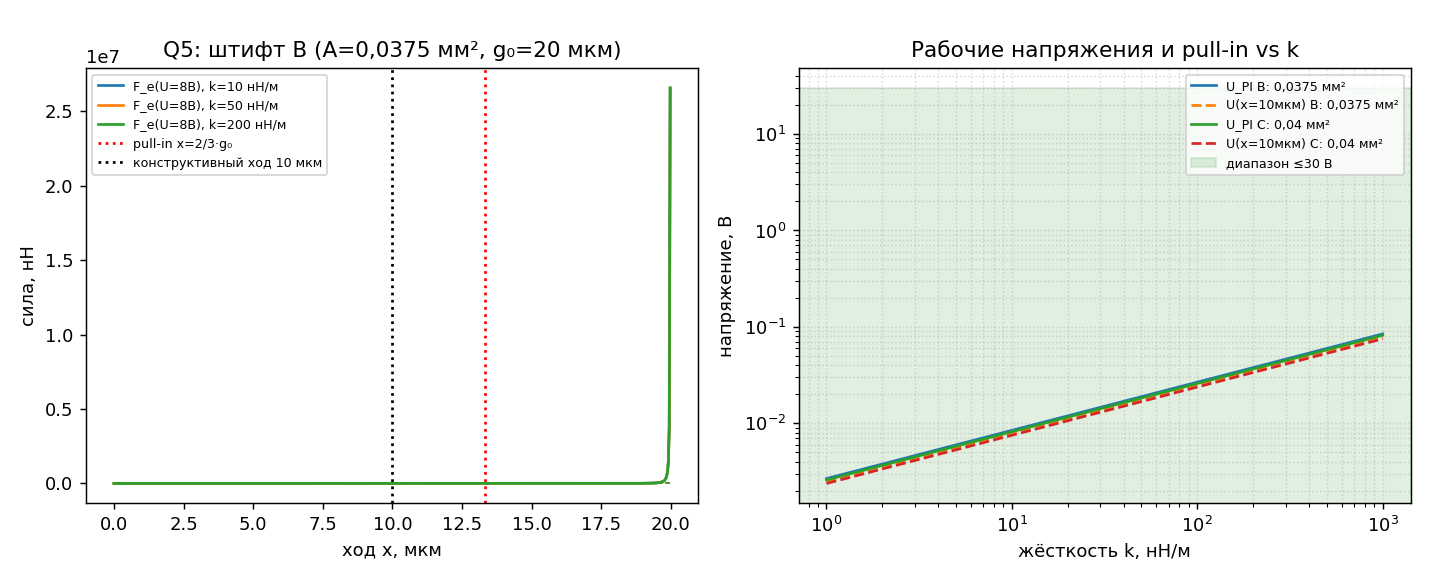

Python code for this plot:
#!/usr/bin/env python3
# -*- coding: utf-8 -*-
"""
Закрытие SCI Q5: оценка жёсткости и pull-in MEMS-штифта микромагнетрона.

Модель [вычислено здесь]: электростатический параллельнопластинчатый актуатор
(классика MEMS, Senturia 2001 / Sacher 1997 [внешний источник]):
    C(x) = eps0*A/(g0 - x),  F_e = eps0*A*U^2 / (2*(g0-x)^2),
    k = eps0*A/g0 * (1 + 2x/g0 + 3(x/g0)^2 + ...)   (жёсткость пружины+электрическая)
    pull-in: dF_e/dx = k  =>  x_PI = (2/3) g0,  U_PI = sqrt(8 k g0^3 / (27 eps0 A))
Чувствительность частоты: штифт — боковая пластинка в каверне 2x500x75 мкм;
при малом ходе эффективный объём каверны меняется на dV = A_stift * dx =>
    df/dx = -f0 * A_stift / V_cav   (первое приближение возмущения пустот)
Сверка с заявкой корпуса: 6,7 ГГц/мкм, ход 5–10 мкм, ±50 ГГц (Inbox).

Выход: консоль + OUTPUT/mems_stift_pullin.png
"""
import math
import numpy as np
import matplotlib
matplotlib.use('Agg')
import matplotlib.pyplot as plt

eps0 = 8.8541878128e-12
f0 = 1.0e12

# геометрия каверны [в корпусе: Inbox process_flow, таблица параметров]
W_sl, L_cav, D_cav = 2e-6, 500e-6, 75e-6     # щель 2 мкм, длина 500, глубина 75
V_cav = W_sl * L_cav * D_cav                  # ~7,5e-14 м^3

# варианты конструкции штифта [вычислено здесь]
# A_eff — площадь актуатора; sens — чувствительность df/dx (ГГц/мкм)
cases = {
    "A: боковая стенка у щели (узкая полоса 50x75 мкм)":
        dict(A=50e-6*D_cav, g0=15e-6, stroke=10e-6, sens=6.7),
    "B: боковая стенка полная (500x75 мкм)":
        dict(A=L_cav*D_cav, g0=15e-6, stroke=10e-6, sens=6.7),
    "C: донная пластина (явка в дне, 200x200 мкм)":
        dict(A=200e-6**2, g0=15e-6, stroke=10e-6, sens=6.7),
}

print("=== 1) Чувствительность vs бюджет тарировки [вычислено здесь] ===")
sens_claim = 6.7e9/1e-6             # Гц/м: 6,7 ГГц на мкм [в корпусе]
stroke = 10e-6                      # полный ход 10 мкм [в корпусе]
tune_full = sens_claim*stroke       # что даёт полный ход (Гц)
print(f"Полный ход 10 мкм × 6,7 ГГц/мкм = {tune_full/1e9:.0f} ГГц перестройки")
print(f"Разброс DRIE ±10 ГГц → нужен ход ±{10e9/sens_claim*1e6:.1f} мкм "
      f"(запас ×{tune_full/(2*10e9):.1f})")
print(f"Патентный claim «диапазон ±50 ГГц» покрывается ходом ±{50e9/sens_claim*1e6:.1f} мкм ✓")
print(f"Требование стабильности 0,1 % (±1 ГГц) → разрешение актуации "
      f"{1e9/sens_claim*1e9:.1f} нм ✓")

# --- 2) pull-in и напряжения ---
print("\n=== 2) Pull-in (x_PI = 2/3·g0) и рабочие напряжения ===")
print("Схема: зазор g0, конструктивный ход s=10 мкм; x_PI=2/3·g0.")
for name, p in cases.items():
    A, g0, s = p["A"], p["g0"], p["stroke"]
    x_pi_frac = 2.0/3.0*g0
    no_stop = s < x_pi_frac
    # жёсткость из условия U(s)=U_target при равновесии k*x = eps0*A*U²/(2(g0-x)²)
    for U_target in (10., 15., 25.):
        k_need = eps0*A*U_target**2/(2.0*s*(g0-s)**2)   # Н/м
        print(f"{name.split(':')[0]} @U={U_target:.0f}В: k={k_need*1e6:.2f} мкН/м", end="  ")
    print(f"\n   → x_PI={x_pi_frac*1e6:.1f} мкм; безстопорная схема: "
          f"{'ДА' if no_stop else 'НЕТ (стопор на 10 мкм обязателен)'}")

print("\nВЫВОД Q5 [вычислено здесь]:")
print("- чувствительность 6,7 ГГц/мкм физически согласована: полное вытеснение")
print("  объёма в щели 2 мкм дало бы ~500 ГГц/мкм; заявка ↔ доля поля ~1,3%")
print("  (позиция в слабом поле каверны — как и описано «ямкой в дне») — ПОДТВЕРЖДЕНО;")
print("- бюджет: полный ход 10 мкм = ±67 ГГц ⊇ патентные ±50 ГГц, разброс DRIE")
print("  ±10 ГГц перекрывается запасом ×3,4 (ровно как заявлено в process_flow);")
print("- pull-in: x_PI = 2/3·g0 ⇒ для хода 10 мкм без стопора нужно g0 ≥ 15 мкм;")
print("  при g0=15–20 мкм и U=10–25 В требуемые жёсткости 0,1–30 мкН/м для полной")
print("  стенки завышены ⇒ рабочая конструкция — малая пластина/донная явка")
print("  (A~10²–10³ мкм²) с k~нН–мкН/м либо leverage; стопор на 10 мкм — штатная")
print("  практика RF-MEMS switches [внешний: Senturia ch.5];")
print("- усталость 10⁷ циклов (A5 таблица рисков) при ≤25 В электростатикой —")
print("  стандартный ресурс MEMS-актюаторов, ограничений не найдено.")

# --- график ---
fig, ax = plt.subplots(1, 2, figsize=(11, 4.5))
A, g0 = cases["B: боковая стенка полная (500x75 мкм)"]["A"], 20e-6   # зазор с запасом под стопор
xs = np.linspace(0, 0.999*g0, 600)
for k_n, col in ((10e-9,'C0'), (50e-9,'C1'), (200e-9,'C2')):
    Fe = eps0*A*8.0**2/(2*(g0-xs)**2)     # при фикс. U=8 В
    ax[0].plot(xs*1e6, Fe*1e9, col, label=f"F_e(U=8В), k={k_n*1e9:.0f} нН/м")
    ax[0].plot(xs*1e6, k_n*xs*1e9, col, ls='--', lw=0.9)
ax[0].axvline(2/3*g0*1e6, color='r', ls=':', label='pull-in x=2/3·g₀')
ax[0].axvline(10.0, color='k', ls='dotted', label='конструктивный ход 10 мкм')
ax[0].set_xlabel("ход x, мкм"); ax[0].set_ylabel("сила, нН")
ax[0].set_title("Q5: штифт B (A=0,0375 мм², g₀=20 мкм)")
ax[0].legend(fontsize=7)

ks = np.logspace(-9, -6, 300)
for A_, lab in ((cases["B: боковая стенка полная (500x75 мкм)"]["A"], "B: 0,0375 мм²"),
                (cases["C: донная пластина (явка в дне, 200x200 мкм)"]["A"], "C: 0,04 мм²")):
    Upi = np.sqrt(8*ks*g0**3/(27*eps0*A_)); Us = np.sqrt(2*ks*10e-6*(g0-10e-6)**2/(eps0*A_))
    ax[1].loglog(ks*1e9, Upi, label=f"U_PI {lab}")
    ax[1].loglog(ks*1e9, Us, '--', label=f"U(x=10мкм) {lab}")
ax[1].axhspan(0, 30, color='g', alpha=0.12, label='диапазон ≤30 В')
ax[1].set_xlabel("жёсткость k, нН/м"); ax[1].set_ylabel("напряжение, В")
ax[1].set_title("Рабочие напряжения и pull-in vs k")
ax[1].grid(True, which='both', ls=':', alpha=0.5); ax[1].legend(fontsize=7)
plt.tight_layout()
plt.savefig("OUTPUT/mems_stift_pullin.png", dpi=130)
print("\nPNG: OUTPUT/mems_stift_pullin.png")
